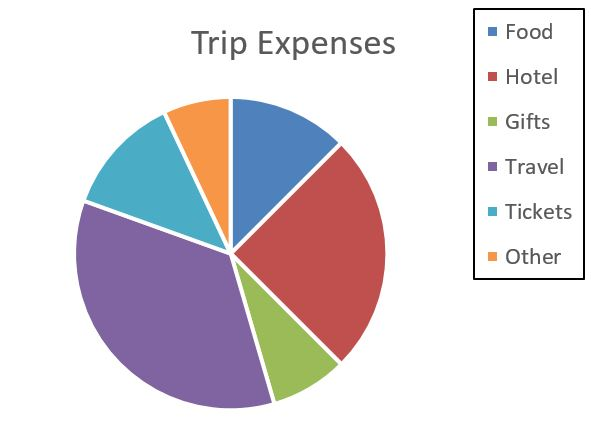
%> input picture PieChart - Code/Case 1/2.JPG, 591 x 435 px
$ octave --eval "result = EdgeImage(imread('Case 1/2.JPG'));"   (GNU Octave 9; MATLAB toolbox functions it lacks are replaced by stand-ins)
%> lines starting %> are read from the running program, lines starting %| are printed output that depends on the picture; in (x1, y1, x2, y2) boxes, pixels count from 0 and x2, y2 are one past the last pixel; in counts of white or black regions, pixels touching at a corner belong together; the program's own positions count from 1
function [edge_Img] = EdgeImage(Image)

R_edge = edge(Image(:,:,1), 'sobel'); % edges only in the red channel.
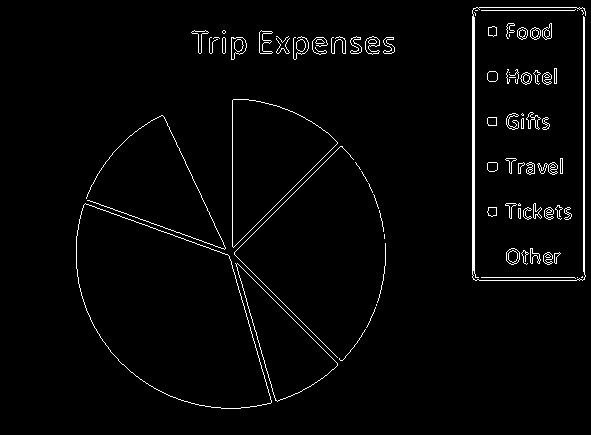
%> R_edge: size 435x591 logical; 2.4% white in thin lines or dots, all inside (x1, y1, x2, y2) = (76, 7, 586, 409)
G_edge = edge(Image(:,:,2), 'sobel');
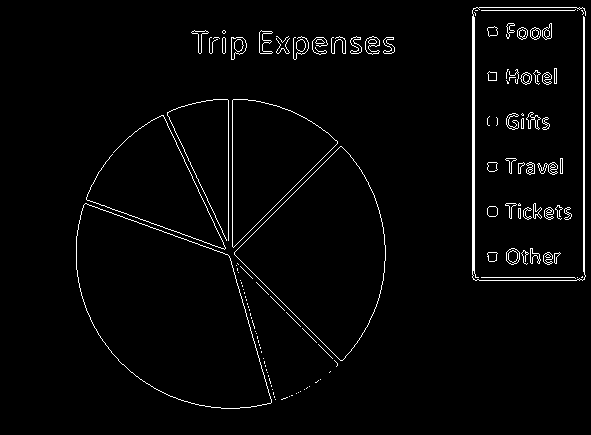
%> G_edge: size 435x591 logical; 2.5% white in thin lines or dots, all inside (x1, y1, x2, y2) = (76, 7, 586, 409)
B_edge = edge(Image(:,:,3), 'sobel');
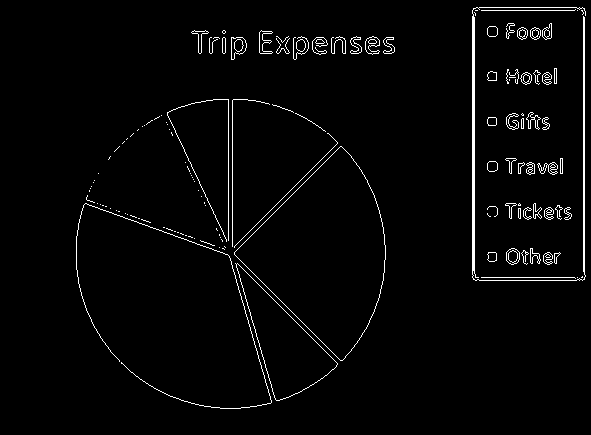
%> B_edge: size 435x591 logical; 2.5% white in thin lines or dots, all inside (x1, y1, x2, y2) = (76, 7, 586, 409)

combined_edge = R_edge | G_edge | B_edge;
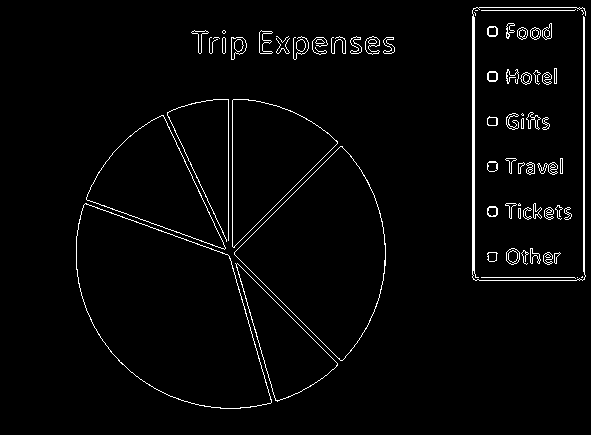
%> combined_edge: size 435x591 logical; 2.7% white in thin lines or dots, all inside (x1, y1, x2, y2) = (76, 7, 586, 409)

SE = strel('disk', 1);
edge_Img = imdilate(combined_edge, SE);
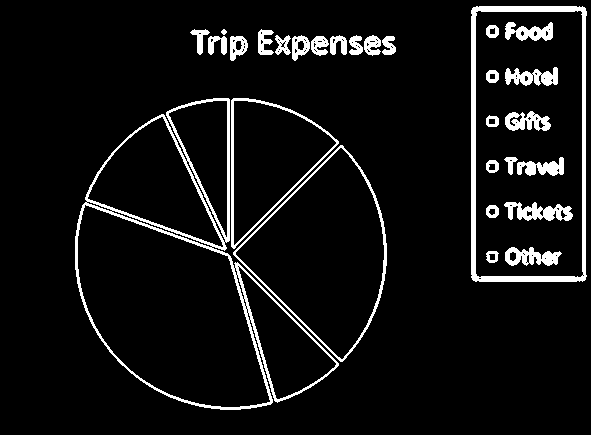
%> edge_Img: size 435x591 logical; 7% white; 29 white regions, largest, box (x1, y1, x2, y2) and area: (75, 98, 339, 410) 4881, (471, 6, 587, 282) 3709, (233, 145, 387, 362) 1319
end

$ run again, on PieChart - Code/Case 1/1.png
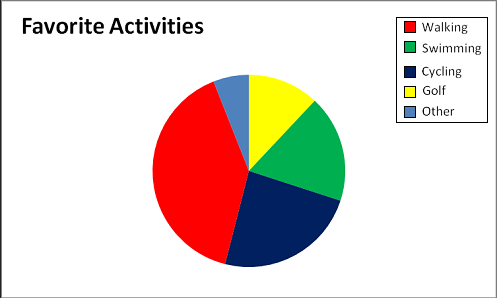
%> input picture PieChart - Code/Case 1/1.png, 497 x 298 px
%> in EdgeImage, `R_edge = edge(Image(:,:,1), 'sobel');`:
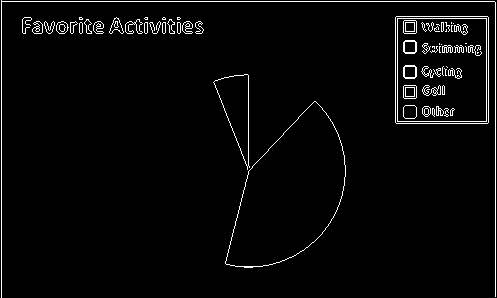
%> R_edge: size 298x497 logical; 3% white in thin lines or dots
%> G_edge: size 298x497 logical; 3.7% white in thin lines or dots
%> B_edge: size 298x497 logical; 3.1% white in thin lines or dots
%> combined_edge: size 298x497 logical; 4.1% white in thin lines or dots
%> in EdgeImage, `edge_Img = imdilate(combined_edge, SE);`:
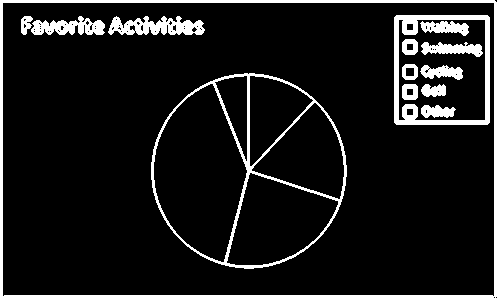
%> edge_Img: size 298x497 logical; 10% white; 14 white regions, largest, box (x1, y1, x2, y2) and area: (0, 0, 497, 298) 4727, (151, 73, 347, 269) 3001, (394, 15, 490, 125) 2340
